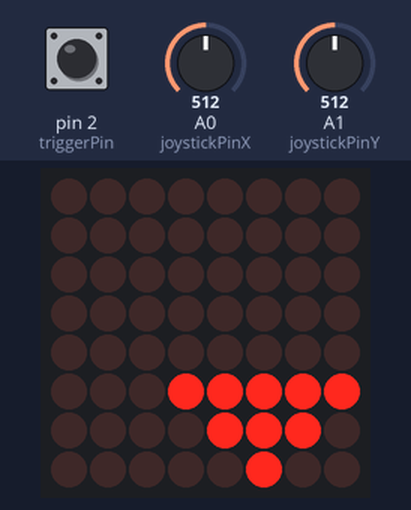
Simulated run of this sketch. Board: Arduino Uno, built with avr-gcc and run on an emulated ATmega328P. Parts: 8×8 LED matrix. Inputs (shaded band) come from the test bench; at power-on: pin 2 (triggerPin) HIGH, A0 (joystickPinX) = 512, A1 (joystickPinY) = 512. Random numbers use the default seed unless the sketch sets one.

Above: at 1.2 s.
1.3 s: pin 2 (triggerPin) pulled LOW for 0.15 s
At 2.1 s:
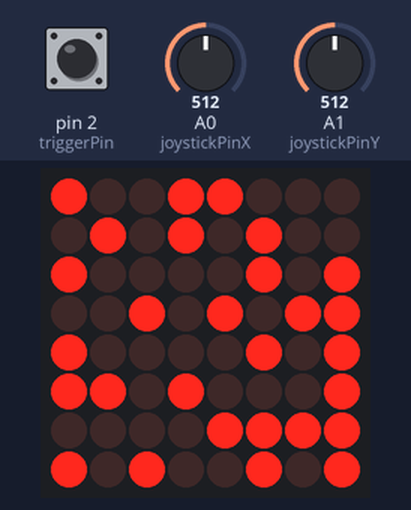
4.4 s: A0 (joystickPinX) set to 643
6.9 s: A0 (joystickPinX) set to 669
At 7.7 s:
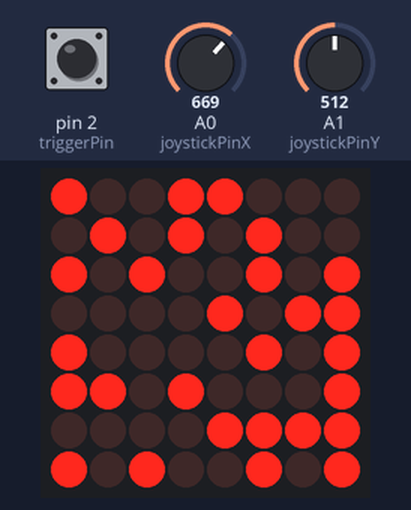
9.9 s: pin 2 (triggerPin) pulled LOW for 1 s
11.5 s: A0 (joystickPinX) set to 340
At 11.9 s:
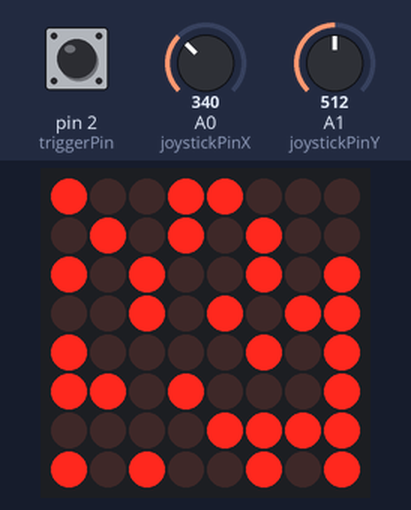
13.4 s: pin 2 (triggerPin) pulled LOW for 0.15 s
At 14.2 s:
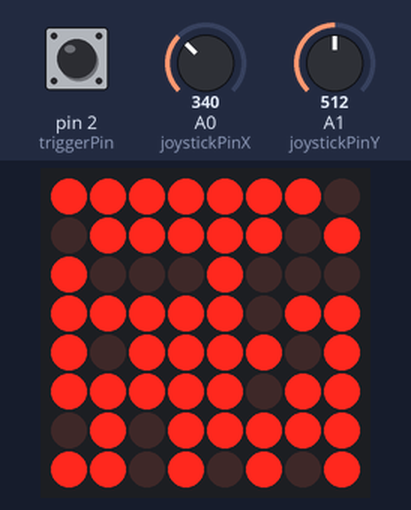
Timing chart, 0 to 16.0 s (numbered marks = the images above; inputs shaded):
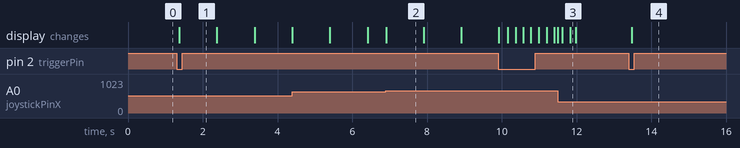

Measured:
- the behaviour switches between 650 and 651 on A0 (joystickPinX) (found by bisection; images 1 and 2)
- after the input at 1.3 s, the display: changes after 0.07 s (image 1)
- after the input at 13.4 s, the display: changes after 0.07 s (image 4)
- what the display in image 2 shows lasts 1.0 s, from 6.9 s to 7.9 s

The sketch:

homework06.ino
```cpp
/*
  Homework06

  This program implements the task requirements of homework 06.
  The objective is to implement a simple bomber-like game using the matrix display to show game state
  and the joystick to move the player around. The game matrix contains empty cells (off LEDs), walls
  (always on LEDs), the current player position (slowly blinking LED) and the bomb (rapidly blinking LED).

  The goal of the game is to destroy all the walls by placing bombs. When the bomb goes off, the walls on
  the same row or column with the bomb are destroyed. If the player stays in the range of the bomb, loses
  the game. If all walls have been destroyed, the player wins the game.

  The circuit is comprised of:
  * a 8x8 LED matrix display
  * a joystick
  * a button
  * a MAX7219 LED driver IC

  Created 26 Nov 2023
  By Tudor Butufei
  Modified 28 Nov 2023
  By Tudor Butufei

  https://github.com/i2002/IntroductionToRobotics/blob/main/src/homework06/homework06.ino
*/

#include "Button.h"
#include "Joystick.h"
#include "DisplayMatrix.h"
#include "Game.h"
#include "matrixImages.h"


// --- Configuration ---
// - Component pins
const byte dinPin = 12;
const byte clockPin = 11;
const byte loadPin = 10;

const byte joystickPinX = A0;
const byte joystickPinY = A1;

const byte triggerPin = 2;


// --- Application state ---
// - Input components
Joystick joystick = Joystick(joystickPinX, joystickPinY, true, true);
Button triggerBtn = Button(triggerPin);

// - Output components
DisplayMatrix dispMatrix = DisplayMatrix(dinPin, clockPin, loadPin);

// - Game state
Game game;


/**
 * @brief Initialize program.
 */
void setup() {
  randomSeed(analogRead(A2));

  dispMatrix.setup();
  joystick.setup();
  triggerBtn.setup();

  dispMatrix.displayImage(startGameImage);
}


/**
 * @brief Main program loop.
 */
void loop() {
  switch(game.getState()) {
    case GameState::RUNNING:
      if (joystick.processMovement()) {
        if (game.playerMove(joystick.getState())) {
          dispMatrix.resetPlayerBlink();
        }
      }

      if (triggerBtn.buttonPressed()) {
        game.placeBomb(millis());
        dispMatrix.resetBombBlink();
      }

      if (game.bombTick(millis())) {
        if (game.getState() == GameState::LOST) {
          dispMatrix.displayImage(lostGameImage);
          break;
        } else if (game.getState() == GameState::WON) {
          dispMatrix.displayImage(wonGameImage);
          break;
        }
      }

      dispMatrix.updateGameState(game);
      break;

    default:
      if (triggerBtn.buttonPressed()) {
        game.startGame();
      }
  }
}
```

Button.cpp
```cpp
#include "Button.h"

void Button::setup() {
  digitalWrite(buttonPin, INPUT_PULLUP);
}

bool Button::buttonPressed () {
  int buttonValue = digitalRead(buttonPin);

  // reset debounce timer if value changed too quick
  if (buttonValue != lastButtonRead) {
    lastButtonDebounce = millis();
  }
  lastButtonRead = buttonValue;

  // value stable in debounce interval
  if (millis() - lastButtonDebounce > buttonDebounceInterval) {
    if (buttonValue != lastButtonState) {
      lastButtonState = buttonValue;
      if (buttonValue == LOW) {
        return true;
      }
    }
  }

  return false;
}
```

Button.h
```cpp
#ifndef BUTTON_H
#define BUTTON_H

#include <Arduino.h>


/**
 * @brief Manage debounced button input
 */
class Button {
  // Debounce config
  static const unsigned long buttonDebounceInterval = 50;

  // Button config
  const byte buttonPin;

  // Button state
  int lastButtonRead = HIGH;
  int lastButtonState = HIGH;
  unsigned long lastButtonDebounce = 0;

public:
  /**
   * @brief Construct a new button state object
   *
   * @param buttonPin the pin of the button
   */
  Button(const byte buttonPin) : buttonPin{buttonPin} {}

  /**
   * @brief Setup button input pin.
   */
  void setup();

  /**
   * @brief Checks whether the debounced state of the button is pressed
   *
   * @return true if the button has been pressed
   * @return false otherwise
   */
  bool buttonPressed();
};

#endif // BUTTON_H
```

DisplayMatrix.cpp
```cpp
#include "DisplayMatrix.h"
#include "utils.h"

void DisplayMatrix::setup() {
  lc.shutdown(0, false);
  lc.setIntensity(0, matrixBrightness);
  lc.clearDisplay(0);
}

void DisplayMatrix::updateGameState(const Game &game) {
  for (int row = 0; row < matrixSize; row++) {
    for (int col = 0; col < matrixSize; col++) {
      bool state;
      CellType cell = game.getCellType({col, row});
      switch (cell) {
        case CellType::EMPTY:
          state = false;
          break;
        case CellType::WALL:
          state = true;
          break;
        case CellType::BOMB:
          if (delayedExec(lastBombBlink, bombBlinkInterval)) {
            bombBlinkState = !bombBlinkState;
          }
          state = bombBlinkState;
          break;
        case CellType::PLAYER:
          if (delayedExec(lastPlayerBlink, playerBlinkInterval)) {
            playerBlinkState = !playerBlinkState;
          }
          state = playerBlinkState;
          break;
      }

      lc.setLed(0, col, row, state);
    }
  }
}

void DisplayMatrix::displayImage(uint64_t image) {
  for (int i = 0; i < matrixSize; i++) {
    byte row = (image >> i * matrixSize) & 0xFF;
    for (int j = 0; j < matrixSize; j++) {
      lc.setLed(0, j, i, bitRead(row, j));
    }
  }
}

void DisplayMatrix::resetPlayerBlink() {
  playerBlinkState = true;
  lastPlayerBlink = millis();
}

void DisplayMatrix::resetBombBlink() {
  bombBlinkState = false;
  lastBombBlink = millis();
}
```

DisplayMatrix.h
```cpp
#ifndef DISPLAY_MATRIX_H
#define DISPLAY_MATRIX_H

#include <Arduino.h>
#include "LedControl.h"
#include "Game.h"


/**
 * @brief Control the LED matrix display.
 */
class DisplayMatrix {
  // Display configuration
  static const unsigned long playerBlinkInterval = 1000;
  static const unsigned long bombBlinkInterval = 200;
  static const int matrixSize = 8;

  // LED control state
  byte matrixBrightness = 2;
  LedControl lc;

  // game LED blink states
  bool playerBlinkState = false;
  bool bombBlinkState = false;
  unsigned long lastPlayerBlink = 0;
  unsigned long lastBombBlink = 0;

public:
  /**
   * @brief Construct a new Display Matrix object.
   *
   * @param dinPin the data pin for LED control
   * @param clockPin the clock pin for LED control
   * @param loadPin the load pin for LED control
   */
  DisplayMatrix(const byte dinPin, const byte clockPin, const byte loadPin) :
    lc{dinPin, clockPin, loadPin, 1}
  {}

  /**
   * @brief Initialize LED display.
   */
  void setup();

  /**
   * @brief Update matrix state to reflect current game state.
   *
   * @param game reference to the game state
   */
  void updateGameState(const Game &game);

  /**
   * @brief Display static image.
   *
   * @param image
   */
  void displayImage(uint64_t image);

  /**
   * @brief Reset the player blink state.
   */
  void resetPlayerBlink();

  /**
   * @brief Reset the bomb blink state.
   */
  void resetBombBlink();
};

#endif // DISPLAY_MATRIX_H
```

Game.cpp
```cpp
#include "Game.h"

const int Game::playerMovementMatrix[4][2] = {{0, -1}, {0, 1}, {-1, 0}, {1, 0}};

void Game::startGame() {
  generateMatrix();
  gameState = GameState::RUNNING;
}

bool Game::playerMove(JoystickPosition pos) {
  if (pos == JoystickPosition::NEUTRAL) {
    return true;
  }

  Position newPos = {
    playerPos.x + playerMovementMatrix[(int) pos][0],
    playerPos.y + playerMovementMatrix[(int) pos][1],
  };

  if (!validatePos(newPos)) {
    return false;
  }

  playerPos = newPos;
  return true;
}

void Game::placeBomb(unsigned long time) {
  if (bombActive) {
    return;
  }

  bombPos = playerPos;
  setCellType(bombPos, CellType::BOMB);
  bombPlacementTime = time;
  bombActive = true;
}

bool Game::bombTick(unsigned long time) {
  if (!bombActive || time - bombPlacementTime < bombExplodeTime) {
    return false;
  }

  explodeBomb();

  if (checkWinCondition()) {
    gameState = GameState::WON;
  }

  return true;
}

CellType Game::getCellType(Position pos) {
  CellType res = gameMatrix[pos.y][pos.x];
  if (res == CellType::EMPTY && pos == playerPos) {
    res = CellType::PLAYER;
  }

  return res;
}

void Game::setCellType(Position pos, CellType type) {
  gameMatrix[pos.y][pos.x] = type;
}

GameState Game::getState() {
  return gameState;
}

void Game::generateMatrix() {
  int wallsNr = random(0.5 * matrixHeight * matrixWidth, 0.75 * matrixHeight * matrixWidth + 1);
  playerPos = randomPos();

  for (int i = 0; i < wallsNr; i++) {
    Position wallPos = randomPos();

    // do not generate walls over player
    if (abs(playerPos.x - wallPos.x) < 2 && abs(playerPos.y - wallPos.y) < 2) {
      i--;
      continue;
    }

    setCellType(wallPos, CellType::WALL);
  }
}

void Game::explodeBomb() {
  bombActive = false;
  for (int row = 0; row < matrixHeight; row++) {
    Position pos = {bombPos.x, row};
    setCellType(pos, CellType::EMPTY);

    if (pos == playerPos) {
      gameState = GameState::LOST;
    }
  }

  for (int col = 0; col < matrixWidth; col++) {
    Position pos = {col, bombPos.y};
    setCellType(pos, CellType::EMPTY);

    if (pos == playerPos) {
      gameState = GameState::LOST;
    }
  }
}

bool Game::checkWinCondition() {
  for (int row = 0; row < matrixHeight; row++) {
    for (int col = 0; col < matrixWidth; col++) {
      Position pos = {col, row};
      if (pos != playerPos && getCellType(pos) != CellType::EMPTY) {
        return false;
      }
    }
  }

  return true;
}

bool Game::validatePos(Position pos) {
  if (pos.x < 0 || pos.y < 0 || pos.x >= matrixWidth || pos.y >= matrixHeight) {
    return false;
  }

  if (getCellType(pos) != CellType::EMPTY) {
    return false;
  }

  return true;
}

Position Game::randomPos() {
  return {
    random(0, matrixWidth),
    random(0, matrixHeight)
  };
}
```

Game.h
```cpp
#ifndef GAME_H
#define GAME_H

#include "Joystick.h"

/**
 * @brief The current state of the game.
 */
enum class GameState {
  NOT_STARTED, RUNNING, LOST, WON
};


/**
 * @brief Represents the type of game matrix cell.
 */
enum class CellType {
  EMPTY, WALL, BOMB, PLAYER
};


/**
 * @brief Represents a position on the game matrix
 */
struct Position {
  int x;
  int y;

  bool operator==(const Position &other) {
    return x == other.x && y == other.y;
  }

  bool operator!=(const Position &other) {
    return x != other.x || y != other.y;
  }
};


/**
 * @brief Manage the game state and actions.
 */
class Game {
  // Game configuration
  static const int matrixHeight = 8;
  static const int matrixWidth = 8;
  static const int maxBombs = 5;
  static const unsigned long bombExplodeTime = 2000;

  // Player movement matrix
  static const int playerMovementMatrix[4][2];

  // Game state
  GameState gameState = GameState::NOT_STARTED;
  CellType gameMatrix[matrixHeight][matrixWidth];
  Position playerPos;
  Position bombPos;
  bool bombActive = false;
  unsigned long bombPlacementTime;

public:
  /**
   * @brief Initialize game matrix and player position.
   * The walls and player position are randomly generated.
   */
  void startGame();

  /**
   * @brief Move the current player position on the game map.
   *
   * @param pos the joystick position which indicates the direction
   * @return true the player position changed
   * @return false the player position could not be changed (wall intersection)
   */
  bool playerMove(JoystickPosition pos);

  /**
   * @brief Place the bomb on current player position.
   * If another bomb is already placed but has not exploded yet, this action is ignored.
   *
   * @param time the current time of bomb placement
   */
  void placeBomb(unsigned long time);

  /**
   * @brief Check the bomb timeout if a bomb is active and explode if bomb interval exceeded.
   * The game state can change to LOST (if player killed by bomb) or WON (if all walls have been exploded)
   *
   * @param time the current time
   * @return true if the bomb has been exploded
   * @return false if the bomb didn't explode (either no bomb placed, or the timeout hasn't been reached)
   */
  bool bombTick(unsigned long time);

  /**
   * @brief Get the type of a game matrix cell.
   *
   * @param pos the position in game matrix
   * @return CellType
   */
  CellType getCellType(Position pos);

  /**
   * @brief Get the game state.
   *
   * @return GameState
   */
  GameState getState();

private:
  /**
   * @brief Set the tyep of a game matrix cell.
   *
   * @param pos the position in game matrix
   * @param type the new type of the cell
   */
  void setCellType(Position pos, CellType type);

  /**
   * @brief Randomly initialize walls in game matrix and initial player position.
   */
  void generateMatrix();

  /**
   * @brief Explode the row and column of the bomb.
   */
  void explodeBomb();

  /**
   * @brief Checks if the current game matrix state is a winning condition.
   *
   * @return true if the player won the game
   * @return false if the player hasn't yet won the game
   */
  bool checkWinCondition();

  /**
   * @brief Validate new player position.
   *
   * @param pos the new player position
   * @return true if the new position is valid
   * @return false if the new position is invalid (outside the matrix bounds or wall collision)
   */
  bool validatePos(Position pos);

  /**
   * @brief Generate a valid random position inside game matrix.
   *
   * @return Position
   */
  Position randomPos();
};

#endif // GAME_H
```

Joystick.cpp
```cpp
#include "Joystick.h"

void Joystick::setup() {
  pinMode(joystickPinX, INPUT);
  pinMode(joystickPinY, INPUT);
}

bool Joystick::processMovement() {
  // read joystick status
  int joystickX = analogRead(joystickPinX);
  int joystickY = analogRead(joystickPinY);
  bool stateChanged = false;

  // joystick returned to neutral
  bool returnedFromUp = currentJoystickState == JoystickPosition::UP && checkReturn(joystickY, isUpperThreshold(JoystickPosition::UP));
  bool returnedFromDown = currentJoystickState == JoystickPosition::DOWN && checkReturn(joystickY, isUpperThreshold(JoystickPosition::DOWN));
  bool returnedFromLeft = currentJoystickState == JoystickPosition::LEFT && checkReturn(joystickX, isUpperThreshold(JoystickPosition::LEFT));
  bool returnedFromRight = currentJoystickState == JoystickPosition::RIGHT && checkReturn(joystickX, isUpperThreshold(JoystickPosition::RIGHT));
  bool joystickReturned = returnedFromUp || returnedFromDown || returnedFromRight || returnedFromLeft;

  if (joystickReturned) {
    currentJoystickState = JoystickPosition::NEUTRAL;
    stateChanged = true;
  }

  // movement only from neutral position
  if (currentJoystickState == JoystickPosition::NEUTRAL || joystickReturned) {
    if (checkThreshold(joystickY, isUpperThreshold(JoystickPosition::UP))) {
      currentJoystickState = JoystickPosition::UP;
      stateChanged = true;
    } else if (checkThreshold(joystickY, isUpperThreshold(JoystickPosition::DOWN))) {
      currentJoystickState = JoystickPosition::DOWN;
      stateChanged = true;
    } else if (checkThreshold(joystickX, isUpperThreshold(JoystickPosition::LEFT))) {
      currentJoystickState = JoystickPosition::LEFT;
      stateChanged = true;
    } else if (checkThreshold(joystickX, isUpperThreshold(JoystickPosition::RIGHT))) {
      currentJoystickState = JoystickPosition::RIGHT;
      stateChanged = true;
    }
  }

  return stateChanged;
}

JoystickPosition Joystick::getState() {
  return currentJoystickState;
}

bool Joystick::checkThreshold(int value, bool upper) {
  return upper ? (value > joystickUpperThreshold) : (value < joystickLowerThreshold);
}

bool Joystick::checkReturn(int value, bool upper) {
  return upper ? (value < joystickUpperThreshold - joystickReturnThreshlold) : (value > joystickLowerThreshold + joystickReturnThreshlold);
}

bool Joystick::isUpperThreshold(JoystickPosition pos) {
  switch(pos) {
    case JoystickPosition::UP:
      return invertY;
    case JoystickPosition::DOWN:
      return !invertY;
    case JoystickPosition::LEFT:
      return invertX;
    case JoystickPosition::RIGHT:
      return !invertX;
  }

  return false;
}
```

matrixImages.h
```cpp
#ifndef MATRIX_IMAGES_H
#define MATRIX_IMAGES_H

uint64_t startGameImage = 0x2060e06020000000;
uint64_t lostGameImage = 0x00423c0000240000;
uint64_t wonGameImage = 0x003c420000240000;

#endif // MATRIX_IMAGES_H
```

utils.h
```cpp
#ifndef UTILS_H
#define UTILS_H

/**
 * @brief Helper function to execute a code delay without blocking the main loop.
 * Update the lastExec argument and retrun true if the ammount specified has
 * passed since the last run.
 *
 * @param lastExec the last millis() time when the action has been executed
 * @param delay the ammount in milliseconds between two executions
 * @returns true if the ammount has passed and the lastExec argument has been
 *  updated, false otherwise
 */
bool delayedExec(unsigned long &lastExec, unsigned long delay) {
  unsigned long currentMillis = millis();
  if (currentMillis - lastExec >= delay) {
    lastExec = currentMillis;
    return true;
  }

  return false;
}

#endif // UTILS_H
```

Source omitted: Joystick.h (3225 bytes)
